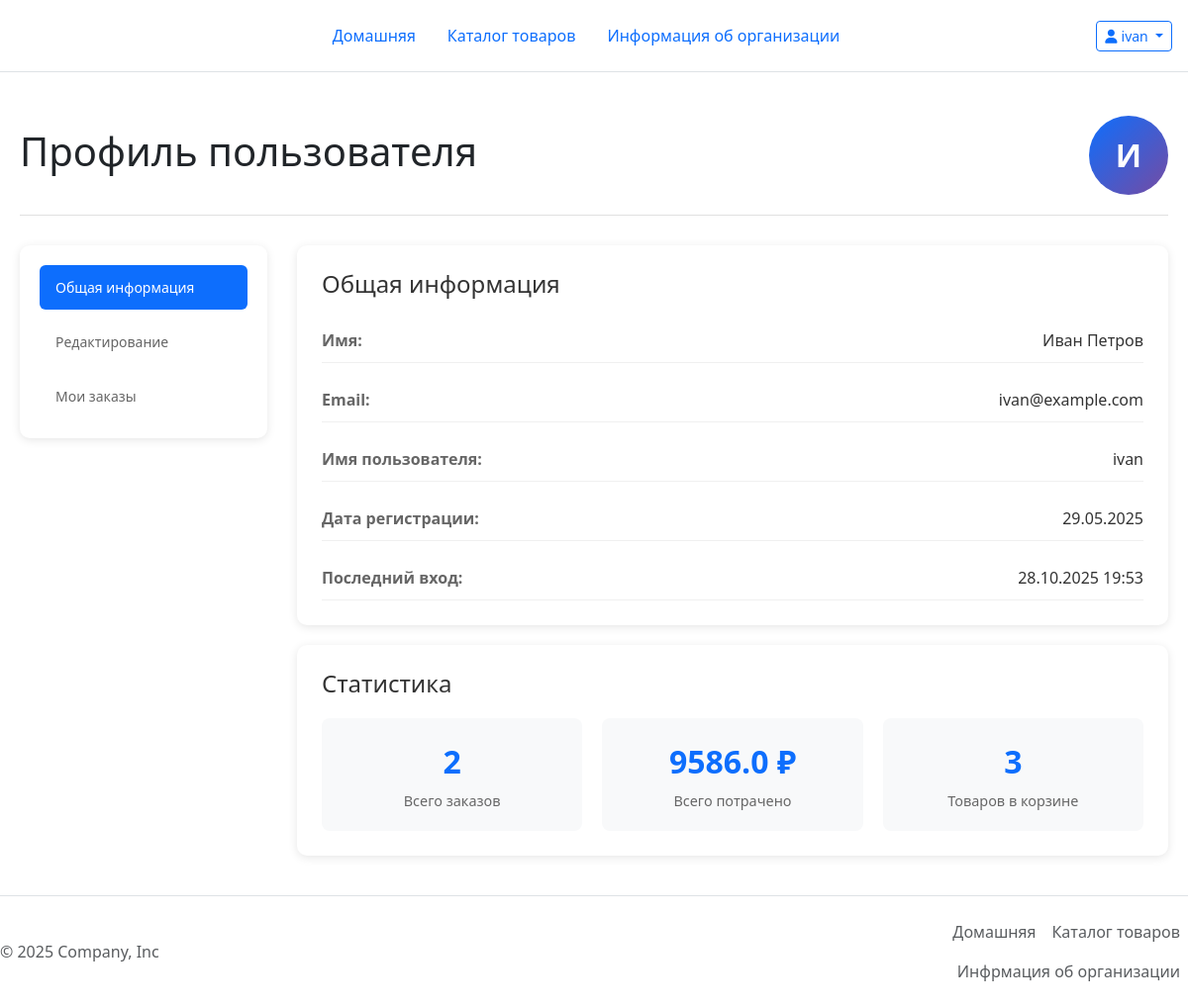
The page /profile (signed in) on the database its author committed.
### models.py (models this page shows, shortened)
class User(UserMixin, db.Model):
    __tablename__ = 'user'
    id=db.Column(db.Integer(), primary_key=True)
    name = db.Column(db.String(100),default='')
    email = db.Column(db.String(100), nullable=False, unique=True)
    username=db.Column(db.String(50), nullable=False, unique=True)
    password_hash=db.Column(db.String(200), nullable=False, unique=True)
    is_admin = db.Column(db.Boolean, default=False)
    created_at = db.Column(db.DateTime, default=datetime.now)
    last_seen = db.Column(db.DateTime, default=datetime.now)
    google_id = db.Column(db.String(100), unique=True)
    cart_items=db.relationship('CartItem',backref='user',lazy=True,cascade='all,delete-orphan')

### app.py (the view)
@app.route('/profile')
@login_required
def profile():
    orders=Order.query.filter_by(user_id=current_user.id).order_by(Order.created_at.desc()).all()
    orders_count=len(orders)
    total_spent=sum(order.total_amount for order in orders)
    cart_items_count=db.session.query(db.func.sum(CartItem.quantity)).filter(CartItem.user_id==current_user.id).scalar() or 0
    return render_template('profile.html',orders=orders,orders_count=orders_count,total_spent=total_spent,cart_items_count=cart_items_count)

### app.py (called while the page is built)
@login_manager.user_loader
def load_user(user_id):
    return User.query.get(int(user_id))

@app.before_request
def before_request():
    if current_user.is_authenticated:
        current_user.last_seen = datetime.now()
        db.session.commit()

@app.context_processor
def utility_processor():
    return dict(time_ago=time_ago)

### templates/profile.html (shortened to what this page needs)
{% extends "base.html" %}
{% block link %}
<link rel="stylesheet" href="{{ url_for('static', filename='CSS/profile.css') }}">
{% endblock %}
{% block content %}
<div class="profile-container">
    <div class="profile-header">
        <h1>Профиль пользователя</h1>
        <div class="user-avatar">
            <div class="avatar-placeholder">
                {{ current_user.name[0]|upper }}
            </div>
        </div>
    </div>
    <div class="profile-content">
        <div class="profile-sidebar">
            <nav class="profile-nav">
                <button class="nav-btn active" data-tab="info">Общая информация</button>
                <button class="nav-btn" data-tab="edit">Редактирование</button>
                <button class="nav-btn" data-tab="orders">Мои заказы</button>
            </nav>
        </div>
        <div class="profile-main">
            <div id="info" class="tab-content active">
                <div class="info-card">
                    <h3>Общая информация</h3>
                    <div class="info-grid">
                        <div class="info-item">
                            <label>Имя:</label>
                            <span>{{ current_user.name }}</span>
                        </div>
                        <div class="info-item">
                            <label>Email:</label>
                            <span>{{ current_user.email }}</span>
                        </div>
                        <div class="info-item">
                            <label>Имя пользователя:</label>
                            <span>{{ current_user.username }}</span>
                        </div>
                        <div class="info-item">
                            <label>Дата регистрации:</label>
                            <span>{{ current_user.created_at.strftime('%d.%m.%Y') }}</span>
                        </div>
                        <div class="info-item">
                            <label>Последний вход:</label>
                            <span>{{ current_user.last_seen.strftime('%d.%m.%Y %H:%M') }}</span>
                        </div>
                    </div>
                </div>
                <div class="stats-card">
                    <h3>Статистика</h3>
                    <div class="stats-grid">
                        <div class="stat-item">
                            <div class="stat-number">{{ orders_count }}</div>
                            <div class="stat-label">Всего заказов</div>
                        </div>
                        <div class="stat-item">
                            <div class="stat-number">{{ total_spent }} ₽</div>
                            <div class="stat-label">Всего потрачено</div>
                        </div>
                        <div class="stat-item">
                            <div class="stat-number">{{ cart_items_count }}</div>
                            <div class="stat-label">Товаров в корзине</div>
                        </div>
                    </div>
                </div>
            </div>
        </div>
    </div>
</div>
{% endblock %}

### templates/base.html (shortened to what this page needs)
<!DOCTYPE html>
<html lang="en">
<head>
    <link rel="stylesheet" href="{{ url_for('static', filename='CSS/bootstrap.min.css') }} ">
    <link rel="stylesheet" href="https://cdnjs.cloudflare.com/ajax/libs/font-awesome/6.4.0/css/all.min.css">
    {% block link %}{% endblock %}
</head>
<body>
<div class="container1">
    <header class="d-flex flex-wrap align-items-center justify-content-center justify-content-md-between py-3 mb-4 border-bottom">
        <div class="col-md-3 mb-2 mb-md-0"><a href="/"
                                              class="d-inline-flex link-body-emphasis text-decoration-none">
            <svg class="bi" width="40" height="32" role="img" aria-label="Bootstrap">
                <use xlink:href="#bootstrap"></use>
            </svg>
        </a></div>
        <ul class="nav nav-pills col-12 col-md-auto mb-2 justify-content-center mb-md-0">
            <li class="nav-item">
                <a href="/index"
                   class="nav-link {{ 'active' if request.endpoint == 'index' else '' }}">
                    Домашняя
                </a>
            </li>
            <li class="nav-item">
                <a href="/catalog"
                   class="nav-link {{ 'active' if request.endpoint and 'catalog' in request.endpoint else '' }}">
                    Каталог товаров
                </a>
            </li>
            <li class="nav-item">
                <a href="/info"
                   class="nav-link {{ 'active' if request.endpoint == 'info' else '' }}">
                    Информация об организации
                </a>
            </li>
        </ul>
        <div class="col-md-3 text-end me-3">
            {% if current_user.is_authenticated %}
            <div class="btn-group">
                <button type="button" class="btn btn-outline-primary btn-sm dropdown-toggle" data-bs-toggle="dropdown">
                    <i class="fas fa-user me-1"></i>{{ current_user.username }}
                </button>
            </div>
            {% endif %}
        </div>
    </header>
</div>
{% block content %}{% endblock %}
<div class="container1">
    <footer class="d-flex justify-content-between align-items-center py-3  border-top footer"><p
            class="col-md-4 mb-0 text-body-secondary">© 2025 Company, Inc</p> <a href="/"
                                                                                 class="col-md-4 d-flex align-items-center justify-content-center mb-3 mb-md-0 me-md-auto link-body-emphasis text-decoration-none"
                                                                                 aria-label="Bootstrap">
        <svg class="bi me-2" width="40" height="32" aria-hidden="true">
            <use xlink:href="#bootstrap"></use>
        </svg>
    </a>
        <ul class="nav col-md-4 justify-content-end">
            <li class="nav-item"><a href="/index" class="nav-link px-2 text-body-secondary">Домашняя</a></li>
            <li class="nav-item"><a href="/catalog" class="nav-link px-2 text-body-secondary">Каталог товаров</a></li>
            <li class="nav-item"><a href="/info" class="nav-link px-2 text-body-secondary">Инфрмация об организации</a>
            </li>
        </ul>
    </footer>
</div>
</body>
</html>

### static/CSS/profile.css (style rules this page uses)
.profile-container { max-width: 1200px; margin: 0 auto; padding: 20px; }
.profile-header { display: flex; justify-content: space-between; align-items: center; margin-bottom: 30px; padding-bottom: 20px; border-bottom: 1px solid #e0e0e0; }
.user-avatar { width: 80px; height: 80px; }
.avatar-placeholder { width: 100%; height: 100%; background: linear-gradient(135deg, #0d6efd 0%, #764ba2 100%); border-radius: 50%; display: flex; align-items: center; justify-content: center; color: white; font-size: 32px; font-weight: bold; }
.profile-content { display: grid; grid-template-columns: 250px 1fr; gap: 30px; }
.profile-sidebar { background: white; border-radius: 10px; padding: 20px; box-shadow: 0 2px 10px rgba(0,0,0,0.1); height: fit-content; }
.profile-nav { display: flex; flex-direction: column; gap: 10px; }
.nav-btn { padding: 12px 16px; border: none; background: none; text-align: left; border-radius: 6px; cursor: pointer; transition: all 0.3s ease; font-size: 14px; color: #666; }
.nav-btn.active { background: #0d6efd; color: white; }
.profile-main { min-height: 500px; }
.tab-content { display: none; }
.tab-content.active { display: block; animation: fadeIn 0.3s ease; }
.info-card, .edit-card, .orders-card, .stats-card { background: white; border-radius: 10px; padding: 25px; margin-bottom: 20px; box-shadow: 0 2px 10px rgba(0,0,0,0.1); }
.info-card h3, .edit-card h3, .orders-card h3, .stats-card h3 { margin-bottom: 20px; color: #333; font-size: 1.5em; }
.info-grid { display: grid; gap: 15px; }
.info-item { display: flex; justify-content: space-between; padding: 10px 0; border-bottom: 1px solid #f0f0f0; }
.info-item label { font-weight: 600; color: #666; }
.info-item span { color: #333; }
.stats-grid { display: grid; grid-template-columns: repeat(auto-fit, minmax(150px, 1fr)); gap: 20px; }
.stat-item { text-align: center; padding: 20px; background: #f8f9fa; border-radius: 8px; }
.stat-number { font-size: 2em; font-weight: bold; color: #0d6efd; margin-bottom: 5px; }
.stat-label { color: #666; font-size: 0.9em; }

### rows shown on the page
User: username "ivan", name "И", name "Иван Петров", email "ivan@example.com", created_at "29.05.2025", last_seen "28.10.2025 19:53"

### other values the page prints
{{ orders_count }} "2"
{{ total_spent }} "9586.0"
{{ cart_items_count }} "3"
